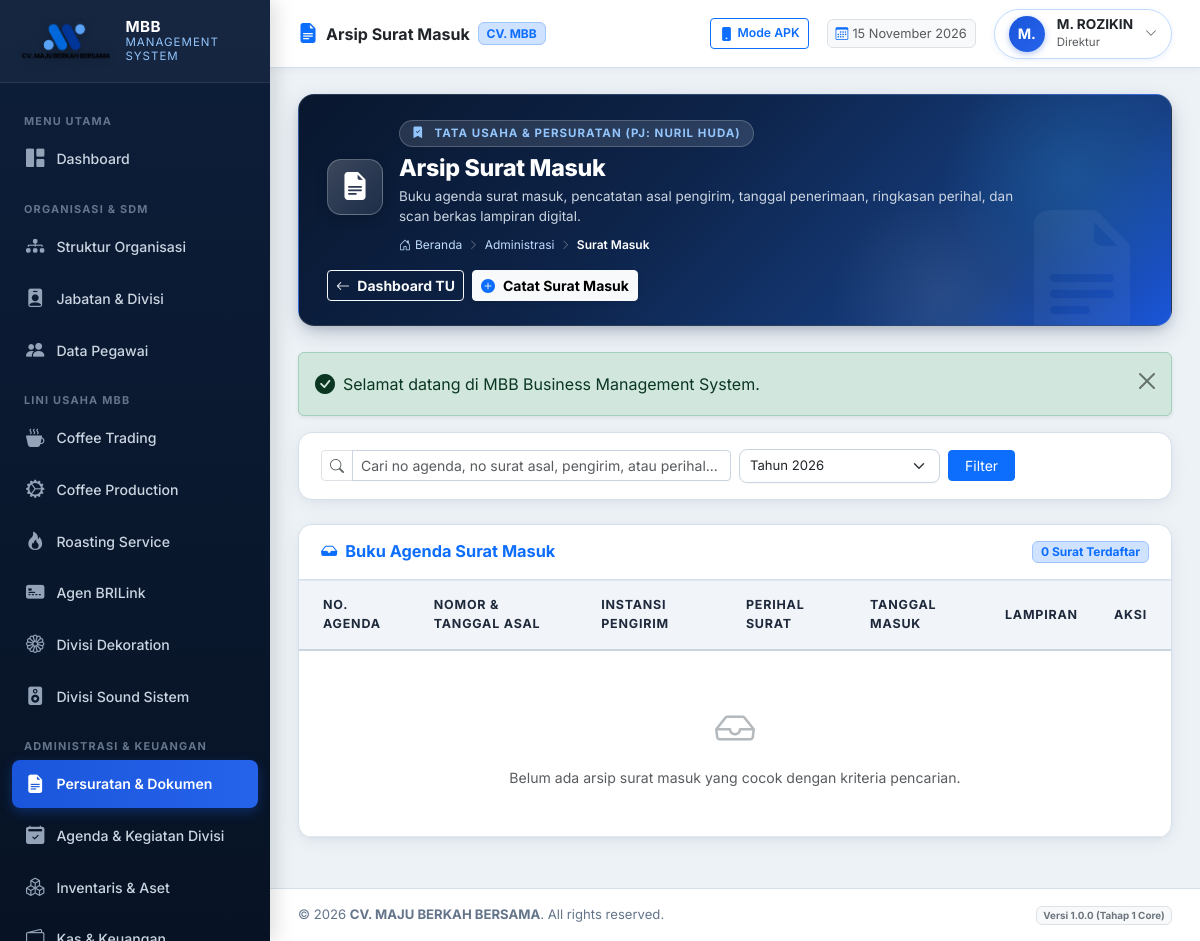
The app's page /modules/administration/incoming.php (signed in) with its own data.
### tables this page shows
CREATE TABLE `users` (
  `id` int(11) NOT NULL AUTO_INCREMENT,
  `username` varchar(50) NOT NULL,
  `email` varchar(100) NOT NULL,
  `password_hash` varchar(255) NOT NULL,
  `role_id` int(11) NOT NULL,
  `employee_id` int(11) DEFAULT NULL,
  `is_active` tinyint(1) DEFAULT 1,
  `must_change_password` tinyint(1) DEFAULT 0,
  `last_login_at` datetime DEFAULT NULL,
  `last_login_ip` varchar(45) DEFAULT NULL,
  `created_at` datetime DEFAULT current_timestamp(),
  `updated_at` datetime DEFAULT current_timestamp() ON UPDATE current_timestamp(),
  PRIMARY KEY (`id`),
  UNIQUE KEY `username` (`username`),
  UNIQUE KEY `email` (`email`),
  UNIQUE KEY `employee_id` (`employee_id`),
  KEY `fk_user_role` (`role_id`),
  CONSTRAINT `fk_user_emp` FOREIGN KEY (`employee_id`) REFERENCES `employees` (`id`) ON DELETE SET NULL,
  CONSTRAINT `fk_user_role` FOREIGN KEY (`role_id`) REFERENCES `roles` (`id`)
);

CREATE TABLE `employees` (
  `id` int(11) NOT NULL AUTO_INCREMENT,
  `employee_code` varchar(30) NOT NULL,
  `full_name` varchar(150) NOT NULL,
  `gender` enum('L','P') DEFAULT 'L',
  `phone_number` varchar(30) DEFAULT NULL,
  `email` varchar(100) DEFAULT NULL,
  `address` text DEFAULT NULL,
  `division_id` int(11) DEFAULT NULL,
  `position_id` int(11) DEFAULT NULL,
  `join_date` date DEFAULT NULL,
  `employment_status` enum('TETAP','KONTRAK','MAGANG','HONORER') DEFAULT 'TETAP',
  `is_active` tinyint(1) DEFAULT 1,
  `avatar` varchar(255) DEFAULT NULL,
  `notes` text DEFAULT NULL,
  `created_at` datetime DEFAULT current_timestamp(),
  `updated_at` datetime DEFAULT current_timestamp() ON UPDATE current_timestamp(),
  PRIMARY KEY (`id`),
  UNIQUE KEY `employee_code` (`employee_code`),
  KEY `fk_emp_div` (`division_id`),
  KEY `fk_emp_pos` (`position_id`),
  CONSTRAINT `fk_emp_div` FOREIGN KEY (`division_id`) REFERENCES `divisions` (`id`) ON DELETE SET NULL,
  CONSTRAINT `fk_emp_pos` FOREIGN KEY (`position_id`) REFERENCES `positions` (`id`) ON DELETE SET NULL
);

CREATE TABLE `positions` (
  `id` int(11) NOT NULL AUTO_INCREMENT,
  `position_code` varchar(20) NOT NULL,
  `position_name` varchar(100) NOT NULL,
  `division_id` int(11) DEFAULT NULL,
  `parent_position_id` int(11) DEFAULT NULL,
  `level_rank` int(11) DEFAULT 1,
  `job_description` text DEFAULT NULL,
  `is_active` tinyint(1) DEFAULT 1,
  `created_at` datetime DEFAULT current_timestamp(),
  `updated_at` datetime DEFAULT current_timestamp() ON UPDATE current_timestamp(),
  PRIMARY KEY (`id`),
  UNIQUE KEY `position_code` (`position_code`),
  KEY `fk_pos_div` (`division_id`),
  KEY `fk_pos_parent` (`parent_position_id`),
  CONSTRAINT `fk_pos_div` FOREIGN KEY (`division_id`) REFERENCES `divisions` (`id`) ON DELETE SET NULL,
  CONSTRAINT `fk_pos_parent` FOREIGN KEY (`parent_position_id`) REFERENCES `positions` (`id`) ON DELETE SET NULL
);

### config/app.php (called while the page is built)
<?php
$isHttps = (!empty($_SERVER['HTTPS']) && $_SERVER['HTTPS'] !== 'off')
    || (!empty($_SERVER['HTTP_X_FORWARDED_PROTO']) && $_SERVER['HTTP_X_FORWARDED_PROTO'] === 'https')
    || (!empty($_SERVER['HTTP_CF_VISITOR']) && strpos($_SERVER['HTTP_CF_VISITOR'], 'https') !== false)
    || (($_SERVER['SERVER_PORT'] ?? 80) == 443);
$protocol = $isHttps ? "https://" : "http://";
$host = $_SERVER['HTTP_HOST'] ?? 'localhost';
$docRoot = !empty($_SERVER['DOCUMENT_ROOT']) ? str_replace('\\', '/', realpath($_SERVER['DOCUMENT_ROOT'])) : '';
$appRoot = str_replace('\\', '/', realpath(__DIR__ . '/..'));
if (!empty($docRoot) && str_starts_with($appRoot, $docRoot)) {
    $relative = trim(substr($appRoot, strlen($docRoot)), '/\\');
    $baseFolder = !empty($relative) ? '/' . $relative . '/' : '/';
} else {
    if ($host !== 'localhost' && !str_starts_with($host, '127.0.0.1') && !str_starts_with($host, '192.168.')) {
        $baseFolder = '/';
    } else {
        $baseFolder = '/cvmbb/';
    }
}
$baseUrl = $protocol . $host . $baseFolder;
return [
    'app_name'    => 'MBB BUSINESS MANAGEMENT SYSTEM',
    'app_version' => '1.0.0',
    'app_env'     => 'development',
    'base_url'    => rtrim($baseUrl, '/') . '/',
    'timezone'    => 'Asia/Jakarta',
    'session_lifetime' => 86400,
    'company'     => [
        'name'       => 'CV. MAJU BERKAH BERSAMA',
        'short_name' => 'MBB',
        'address'    => 'Jln. Raya Gunung Terang No. 09, Kecamatan Air Hitam, Kabupaten Lampung Barat',
        'logo'       => 'assets/images/logo.png',
        'tagline'    => 'Integritas, Kualitas, dan Keberkahan Usaha',
    ]
];

### core/Permission.php (called while the page is built, shortened)
<?php
class Permission {
    public static function can(string $permissionKey): bool {
        if (!empty($_SESSION['user_role']) && in_array($_SESSION['user_role'], ['super_admin', 'developer'], true)) {
            return true;
        }
        $permissions = self::getPermissionsForUser($_SESSION['user_role_id'] ?? 0);
        return in_array($permissionKey, $permissions, true);
    }
}

### core/Auth.php (called while the page is built, shortened)
<?php
require_once __DIR__ . '/../helpers/utils.php';
class Auth {
    private static ?array $cachedUser = null;
    public static function check(): bool {
        $timeout = 86400;
        return true;
    }
    public static function user(): ?array {
        if (self::$cachedUser !== null) {
            return self::$cachedUser;
        }
        $db = Database::getInstance();
        $stmt = $db->prepare("
            SELECT u.*, r.role_name, r.role_title, e.full_name, e.employee_code, p.position_name, d.division_name
            FROM users u
            INNER JOIN roles r ON u.role_id = r.id
            LEFT JOIN employees e ON u.employee_id = e.id
            LEFT JOIN positions p ON e.position_id = p.id
            LEFT JOIN divisions d ON e.division_id = d.id
            WHERE u.id = ?
        ");
        $stmt->execute([$_SESSION['user_id']]);
        self::$cachedUser = $stmt->fetch() ?: null;
        return self::$cachedUser;
    }
}

### modules/administration/incoming.php (the view, shortened to what this page needs)
<?php
require_once __DIR__ . '/../../core/Auth.php';
require_once __DIR__ . '/../../core/Permission.php';
require_once __DIR__ . '/../../helpers/utils.php';
$db = Database::getInstance();
$search = trim($_GET['q'] ?? '');
$yearFilter = trim($_GET['year'] ?? date('Y'));
$query = "SELECT * FROM incoming_letters WHERE 1=1";
$params = [];
if ($yearFilter !== '') {
    $query .= " AND YEAR(received_date) = ?";
    $params[] = $yearFilter;
}
$query .= " ORDER BY received_date DESC, id DESC";
$stmt = $db->prepare($query);
$stmt->execute($params);
$letters = $stmt->fetchAll();
$pageTitle = 'Arsip Surat Masuk';
$currentModule = 'administration';
$pageCategory = 'TATA USAHA & PERSURATAN (PJ: NURIL HUDA)';
$pageDesc = 'Buku agenda surat masuk, pencatatan asal pengirim, tanggal penerimaan, ringkasan perihal, dan scan berkas lampiran digital.';
$pageBreadcrumbs = [
    'Administrasi' => base_url('modules/administration/index.php'),
    'Surat Masuk' => null
];
$pageActionBtn = '
    <div class="d-flex flex-wrap gap-2">
        <a href="' . base_url('modules/administration/index.php') . '" class="btn btn-outline-light btn-sm fw-bold">
            <i class="bi bi-arrow-left me-1"></i> Dashboard TU
        </a>' .
        (Permission::can('administration.manage') ? '
        <button type="button" class="btn btn-light btn-sm fw-bold shadow-sm d-flex align-items-center gap-2" data-bs-toggle="modal" data-bs-target="#modalAddLetter">
            <i class="bi bi-plus-circle-fill text-primary"></i> Catat Surat Masuk
        </button>' : '') . '
    </div>
';
require_once __DIR__ . '/../../components/header.php';
require_once __DIR__ . '/../../components/sidebar.php';
require_once __DIR__ . '/../../components/topbar.php';
?>
<div class="card-mbb mb-4">
    <div class="card-mbb-body py-3">
        <form method="GET" action="" class="row g-2 align-items-center">
            <div class="col-md-6">
                <div class="input-group input-group-sm">
                    <span class="input-group-text bg-white"><i class="bi bi-search text-muted"></i></span>
                    <input type="text" name="q" value="<?= e($search) ?>" class="form-control" placeholder="Cari no agenda, no surat asal, pengirim, atau perihal...">
                </div>
            </div>
            <div class="col-md-3">
                <select name="year" class="form-select form-select-sm">
                    <?php for ($y = date('Y'); $y >= date('Y') - 3; $y--): ?>
                        <option value="<?= $y ?>" <?= $yearFilter == $y ? 'selected' : '' ?>>Tahun <?= $y ?></option>
                    <?php endfor; ?>
                </select>
            </div>
            <div class="col-md-auto">
                <button type="submit" class="btn btn-sm btn-primary px-3">Filter</button>
            </div>
        </form>
    </div>
</div>
<div class="card-mbb">
    <div class="card-mbb-header">
        <h6 class="card-mbb-title text-primary">
            <i class="bi bi-inbox-fill"></i> Buku Agenda Surat Masuk
        </h6>
        <span class="badge bg-primary-subtle text-primary border border-primary-subtle"><?= count($letters) ?> Surat Terdaftar</span>
    </div>
    <div class="card-mbb-body p-0">
        <div class="table-responsive">
            <table class="table-mbb align-middle">
                <thead>
                    <tr>
                        <th class="ps-4">No. Agenda</th>
                        <th>Nomor & Tanggal Asal</th>
                        <th>Instansi Pengirim</th>
                        <th>Perihal Surat</th>
                        <th>Tanggal Masuk</th>
                        <th>Lampiran</th>
                        <?php if (Permission::can('administration.manage')): ?>
                        <th class="text-end pe-4">Aksi</th>
                        <?php endif; ?>
                    </tr>
                </thead>
                <tbody>
                    <?php if (empty($letters)): ?>
                        <tr>
                            <td colspan="7" class="text-center py-5 text-muted">
                                <i class="bi bi-inbox fs-1 d-block mb-2 text-secondary opacity-50"></i>
                                Belum ada arsip surat masuk yang cocok dengan kriteria pencarian.
                            </td>
                        </tr>
                    <?php endif; ?>
                </tbody>
            </table>
        </div>
    </div>
</div>
<?php require_once __DIR__ . '/../../components/footer.php'; ?>

### components/topbar.php (shortened to what this page needs)
<?php
$user = Auth::user();
$displayName = $user['full_name'] ?? ($user['username'] ?? 'User');
$displayRole = $user['role_title'] ?? ($user['role_name'] ?? 'User');
$displayPos  = $user['position_name'] ?? $displayRole;
$initials    = strtoupper(substr($displayName, 0, 2));
$activeMeta = $moduleMetadata[$currentModule ?? 'dashboard'] ?? [
    'title'    => $pageTitle ?? 'MBB Management System',
    'category' => 'SISTEM INFORMASI TERPADU',
    'icon'     => 'bi-grid-fill',
    'desc'     => 'Sistem manajemen operasional terpadu CV. MAJU BERKAH BERSAMA'
];
$bannerTitle    = $pageTitle ?? $activeMeta['title'];
$bannerCategory = $pageCategory ?? $activeMeta['category'];
$bannerIcon     = $pageIcon ?? $activeMeta['icon'];
$bannerDesc     = $pageDesc ?? $activeMeta['desc'];
?>
<div class="main-content">
    <header class="topbar">
        <div class="topbar-left">
            <div class="d-flex align-items-center gap-2">
                <i class="bi <?= e($bannerIcon) ?> text-primary fs-5"></i>
                <span class="fw-bold text-dark fs-6"><?= e($bannerTitle) ?></span>
                <span class="badge bg-primary-subtle text-primary border border-primary-subtle d-none d-md-inline-block small">CV. MBB</span>
            </div>
        </div>
        <div class="topbar-right">
            <a href="<?= base_url('apk/index.php') ?>" class="btn btn-sm btn-outline-primary d-none d-sm-inline-flex align-items-center gap-1" title="Lihat Tampilan Aplikasi Mobile APK">
                <i class="bi bi-phone-fill"></i>
                <span class="small fw-semibold">Mode APK</span>
            </a>
            <div class="d-none d-md-flex align-items-center text-muted px-2 py-1 rounded bg-light border" style="font-size: 0.8rem;">
                <i class="bi bi-calendar3 me-1 text-primary"></i>
                <span><?= format_tanggal(date('Y-m-d')) ?></span>
            </div>
            <div class="dropdown">
                <div class="user-profile-badge" data-bs-toggle="dropdown" aria-expanded="false">
                    <div class="user-avatar"><?= e($initials) ?></div>
                    <div class="d-none d-sm-block text-start lh-1">
                        <div class="fw-bold text-dark" style="font-size: 0.85rem;"><?= e($displayName) ?></div>
                        <small class="text-muted" style="font-size: 0.72rem;"><?= e($displayPos) ?></small>
                    </div>
                    <i class="bi bi-chevron-down text-muted" style="font-size: 0.75rem;"></i>
                </div>
            </div>
        </div>
    </header>
    <div class="content-body">
        <div class="page-hero-banner">
            <i class="bi <?= e($bannerIcon) ?> banner-watermark-icon"></i>
            <div class="page-hero-content">
                <div class="banner-title-group">
                    <div class="banner-icon-box">
                        <i class="bi <?= e($bannerIcon) ?>"></i>
                    </div>
                    <div>
                        <div class="banner-badge-category">
                            <i class="bi bi-bookmark-check-fill me-1"></i> <?= e($bannerCategory) ?>
                        </div>
                        <h2 class="banner-page-title"><?= e($bannerTitle) ?></h2>
                        <p class="banner-page-desc"><?= e($bannerDesc) ?></p>
                        <?php if (!empty($pageBreadcrumbs)): ?>
                            <div class="banner-breadcrumbs">
                                <a href="<?= base_url('index.php') ?>"><i class="bi bi-house-door me-1"></i>Beranda</a>
                                <?php foreach ($pageBreadcrumbs as $label => $link): ?>
                                    <span class="separator"><i class="bi bi-chevron-right"></i></span>
                                    <?php if ($link): ?>
                                        <a href="<?= e($link) ?>"><?= e($label) ?></a>
                                    <?php else: ?>
                                        <span class="current"><?= e($label) ?></span>
                                    <?php endif; ?>
                                <?php endforeach; ?>
                            </div>
                        <?php endif; ?>
                    </div>
                </div>
                <div class="banner-actions">
                    <?php if (!empty($pageActionBtn)): ?>
                        <?= $pageActionBtn ?>
                    <?php endif; ?>
                </div>
            </div>
        </div>
        <?= flash_display() ?>

### records on screen
users: employee.full_name "M.", employee.full_name "M. ROZIKIN", positions.position_name "Direktur"

### other values on screen
get_company_setting('company_short_name', 'MBB') "MBB"
$bannerTitle "Arsip Surat Masuk"
$bannerCategory "TATA USAHA & PERSURATAN (PJ: NURIL HUDA)"
$bannerDesc "Buku agenda surat masuk, pencatatan asal pengirim, tanggal penerimaan, ringkasan perihal, dan scan berkas lampiran digital."
$label "Administrasi"
$label "Surat Masuk"
$msg "Selamat datang di MBB Business Management System."
count($letters) "0"
get_company_setting('company_name', 'CV. MAJU BERKAH BERSAMA') "CV. MAJU BERKAH BERSAMA"
